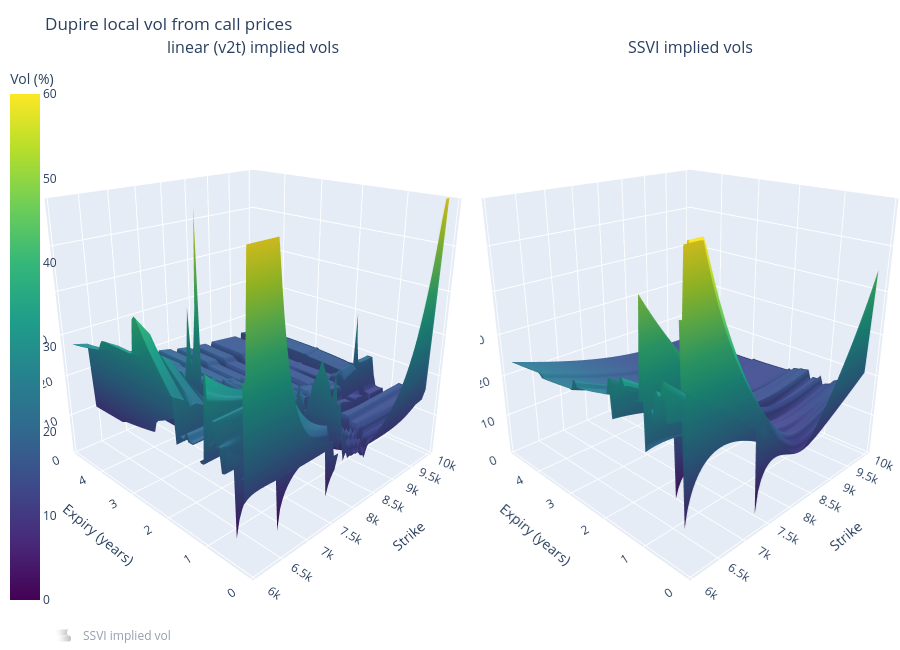

This figure's notebook cell:
### Markdown cell above
### 4.5 Local volatility surfaces and diagnostics

### Code cell
from matplotlib.colors import ListedColormap
import plotly.graph_objects as go
from plotly.subplots import make_subplots

# SSVI implied vol on the same grid, shown (on demand) under the local vol surfaces for comparison
iv_ssvi_grid = np.array([[iv_ssvi(T, K) for K in K_grid] for T in T_grid])


def plot_local_vol_surfaces(surfaces, title, z_max=0.6, show_implied=True, height=650):
    """
    Interactive 3D local vol surfaces (plotly), one per subplot : rotate, zoom, hover to read (K, T, vol).
    surfaces : {subplot title : local variance grid}. Invalid points are holes, values are capped at z_max.
    The SSVI implied vol surface can be switched on / off by clicking its legend entry.
    """
    n = len(surfaces)
    fig = make_subplots(rows=1, cols=n, specs=[[{"type": "scene"}] * n], subplot_titles=list(surfaces.keys()),
                        horizontal_spacing=0.02)
    for col, (name, local_var) in enumerate(surfaces.items(), start=1):
        local_vol = np.minimum(local_vol_from_var(local_var), z_max)
        fig.add_trace(go.Surface(x=K_grid, y=T_grid, z=100 * local_vol, name=f"local vol - {name}",
                                 colorscale="Viridis", cmin=0, cmax=100 * z_max, showscale=(col == 1),
                                 colorbar=dict(title="Vol (%)", x=-0.05),
                                 hovertemplate="K = %{x:.0f}<br>T = %{y:.2f}y<br>local vol = %{z:.2f}%<extra></extra>"),
                      row=1, col=col)
        if show_implied:
            fig.add_trace(go.Surface(x=K_grid, y=T_grid, z=100 * iv_ssvi_grid, name="SSVI implied vol",
                                     colorscale="Greys", showscale=False, opacity=0.5, showlegend=(col == 1),
                                     legendgroup="implied", visible="legendonly",
                                     hovertemplate="K = %{x:.0f}<br>T = %{y:.2f}y<br>implied vol = %{z:.2f}%<extra></extra>"),
                          row=1, col=col)
    fig.update_scenes(xaxis_title="Strike", yaxis_title="Expiry (years)", zaxis_title="Vol (%)",
                      zaxis_range=[0, 100 * z_max], camera_eye=dict(x=-1.6, y=-1.6, z=0.9))
    fig.update_layout(title=title, height=height, margin=dict(l=0, r=0, t=60, b=0),
                      legend=dict(orientation="h", y=-0.02))
    fig.show()


def plot_flags(flags, title, ax):
    """Map of the diagnostic flags on the (K, T) grid."""
    cmap = ListedColormap([flag_colors[f] for f in range(4)])
    ax.pcolormesh(K_grid, T_grid, flags, cmap=cmap, vmin=-0.5, vmax=3.5, shading='nearest')
    handles = [plt.Rectangle((0, 0), 1, 1, color=flag_colors[f]) for f in range(4)]
    ax.legend(handles, flag_labels.values(), loc="upper right", fontsize=8)
    ax.axvline(S0, color="white", linestyle=":")
    ax.set_xlabel("Strike"); ax.set_ylabel("Expiry (years)"); ax.set_title(title)


plot_local_vol_surfaces({"linear (v2t) implied vols": lvar_v2t, "SSVI implied vols": lvar_ssvi},
                        "Dupire local vol from call prices")

fig, axes = plt.subplots(1, 2, figsize=(15, 5))
plot_flags(flags_v2t, "Diagnostic - linear (v2t) implied vols", axes[0])
plot_flags(flags_ssvi, "Diagnostic - SSVI implied vols", axes[1])
plt.tight_layout(); plt.show()

pd.concat([diagnostics(raw_dupire["flag"].values, "raw quotes"),
           diagnostics(flags_v2t, "grid - v2t"),
           diagnostics(flags_ssvi, "grid - SSVI")], axis=1).round(1)

### Figure 1 — Plotly figure (JSON) as saved in the notebook; plotly's stock layout.template omitted (floating-point values rounded to 4 significant figures; data arrays with more than 128 entries replaced by an {"elided": "..."} marker saying what was removed)
{"data": [{"cmax": 60, "cmin": 0, "colorbar": {"title": {"text": "Vol (%)"}, "x": -0.05}, "colorscale": [[0, "#440154"], [0.1111, "#482878"], [0.2222, "#3e4989"], [0.3333, "#31688e"], [0.4444, "#26828e"], [0.5556, "#1f9e89"], [0.6667, "#35b779"], [0.7778, "#6ece58"], [0.8889, "#b5de2b"], [1, "#fde725"]], "hovertemplate": "K = %{x:.0f}<br>T = %{y:.2f}y<br>local vol = %{z:.2f}%<extra></extra>", "name": "local vol - linear (v2t) implied vols", "scene": "scene", "showscale": true, "type": "surface", "x": [6032.0, 6082.0, 6132.0, 6182.0, 6233.0, 6283.0, 6333.0, 6383.0, 6434.0, 6484.0, 6534.0, 6585.0, 6635.0, 6685.0, 6735.0, 6786.0, 6836.0, 6886.0, 6936.0, 6987.0, 7037.0, 7087.0, 7137.0, 7188.0, 7238.0, 7288.0, 7338.0, 7389.0, 7439.0, 7489.0, 7540.0, 7590.0, 7640.0, 7690.0, 7741.0, 7791.0, 7841.0, 7891.0, 7942.0, 7992.0, 8042.0, 8092.0, 8143.0, 8193.0, 8243.0, 8294.0, 8344.0, 8394.0, 8444.0, 8495.0, 8545.0, 8595.0, 8645.0, 8696.0, 8746.0, 8796.0, 8846.0, 8897.0, 8947.0, 8997.0, 9047.0, 9098.0, 9148.0, 9198.0, 9249.0, 9299.0, 9349.0, 9399.0, 9450.0, 9500.0, 9550.0, 9600.0, 9651.0, 9701.0, 9751.0, 9801.0, 9852.0, 9902.0, 9952.0, 10000.0, 10050.0], "y": [0.1, 0.1595, 0.219, 0.2785, 0.338, 0.3975, 0.457, 0.5165, 0.5759, 0.6354, 0.6949, 0.7544, 0.8139, 0.8734, 0.9329, 0.9924, 1.052, 1.111, 1.171, 1.23, 1.29, 1.349, 1.409, 1.468, 1.528, 1.587, 1.647, 1.706, 1.766, 1.825, 1.885, 1.944, 2.004, 2.063, 2.123, 2.182, 2.242, 2.301, 2.361, 2.42, 2.48, 2.539, 2.599, 2.658, 2.718, 2.777, 2.837, 2.896, 2.956, 3.015, 3.075, 3.134, 3.194, 3.253, 3.313, 3.372, 3.432, 3.491, 3.551, 3.61, 3.67, 3.729, 3.789, 3.848, 3.908, 3.967, 4.027, 4.086, 4.146, 4.205, 4.265, 4.324, 4.384, 4.443, 4.503, 4.562, 4.622, 4.681, 4.741, 4.8], "z": {"elided": "80x81 float values"}}, {"colorscale": [[0, "rgb(255,255,255)"], [0.125, "rgb(240,240,240)"], [0.25, "rgb(217,217,217)"], [0.375, "rgb(189,189,189)"], [0.5, "rgb(150,150,150)"], [0.625, "rgb(115,115,115)"], [0.75, "rgb(82,82,82)"], [0.875, "rgb(37,37,37)"], [1, "rgb(0,0,0)"]], "hovertemplate": "K = %{x:.0f}<br>T = %{y:.2f}y<br>implied vol = %{z:.2f}%<extra></extra>", "legendgroup": "implied", "name": "SSVI implied vol", "opacity": 0.5, "scene": "scene", "showlegend": true, "showscale": false, "type": "surface", "visible": "legendonly", "x": [6032.0, 6082.0, 6132.0, 6182.0, 6233.0, 6283.0, 6333.0, 6383.0, 6434.0, 6484.0, 6534.0, 6585.0, 6635.0, 6685.0, 6735.0, 6786.0, 6836.0, 6886.0, 6936.0, 6987.0, 7037.0, 7087.0, 7137.0, 7188.0, 7238.0, 7288.0, 7338.0, 7389.0, 7439.0, 7489.0, 7540.0, 7590.0, 7640.0, 7690.0, 7741.0, 7791.0, 7841.0, 7891.0, 7942.0, 7992.0, 8042.0, 8092.0, 8143.0, 8193.0, 8243.0, 8294.0, 8344.0, 8394.0, 8444.0, 8495.0, 8545.0, 8595.0, 8645.0, 8696.0, 8746.0, 8796.0, 8846.0, 8897.0, 8947.0, 8997.0, 9047.0, 9098.0, 9148.0, 9198.0, 9249.0, 9299.0, 9349.0, 9399.0, 9450.0, 9500.0, 9550.0, 9600.0, 9651.0, 9701.0, 9751.0, 9801.0, 9852.0, 9902.0, 9952.0, 10000.0, 10050.0], "y": [0.1, 0.1595, 0.219, 0.2785, 0.338, 0.3975, 0.457, 0.5165, 0.5759, 0.6354, 0.6949, 0.7544, 0.8139, 0.8734, 0.9329, 0.9924, 1.052, 1.111, 1.171, 1.23, 1.29, 1.349, 1.409, 1.468, 1.528, 1.587, 1.647, 1.706, 1.766, 1.825, 1.885, 1.944, 2.004, 2.063, 2.123, 2.182, 2.242, 2.301, 2.361, 2.42, 2.48, 2.539, 2.599, 2.658, 2.718, 2.777, 2.837, 2.896, 2.956, 3.015, 3.075, 3.134, 3.194, 3.253, 3.313, 3.372, 3.432, 3.491, 3.551, 3.61, 3.67, 3.729, 3.789, 3.848, 3.908, 3.967, 4.027, 4.086, 4.146, 4.205, 4.265, 4.324, 4.384, 4.443, 4.503, 4.562, 4.622, 4.681, 4.741, 4.8], "z": {"elided": "80x81 float values"}}, {"cmax": 60, "cmin": 0, "colorbar": {"title": {"text": "Vol (%)"}, "x": -0.05}, "colorscale": [[0, "#440154"], [0.1111, "#482878"], [0.2222, "#3e4989"], [0.3333, "#31688e"], [0.4444, "#26828e"], [0.5556, "#1f9e89"], [0.6667, "#35b779"], [0.7778, "#6ece58"], [0.8889, "#b5de2b"], [1, "#fde725"]], "hovertemplate": "K = %{x:.0f}<br>T = %{y:.2f}y<br>local vol = %{z:.2f}%<extra></extra>", "name": "local vol - SSVI implied vols", "scene": "scene2", "showscale": false, "type": "surface", "x": [6032.0, 6082.0, 6132.0, 6182.0, 6233.0, 6283.0, 6333.0, 6383.0, 6434.0, 6484.0, 6534.0, 6585.0, 6635.0, 6685.0, 6735.0, 6786.0, 6836.0, 6886.0, 6936.0, 6987.0, 7037.0, 7087.0, 7137.0, 7188.0, 7238.0, 7288.0, 7338.0, 7389.0, 7439.0, 7489.0, 7540.0, 7590.0, 7640.0, 7690.0, 7741.0, 7791.0, 7841.0, 7891.0, 7942.0, 7992.0, 8042.0, 8092.0, 8143.0, 8193.0, 8243.0, 8294.0, 8344.0, 8394.0, 8444.0, 8495.0, 8545.0, 8595.0, 8645.0, 8696.0, 8746.0, 8796.0, 8846.0, 8897.0, 8947.0, 8997.0, 9047.0, 9098.0, 9148.0, 9198.0, 9249.0, 9299.0, 9349.0, 9399.0, 9450.0, 9500.0, 9550.0, 9600.0, 9651.0, 9701.0, 9751.0, 9801.0, 9852.0, 9902.0, 9952.0, 10000.0, 10050.0], "y": [0.1, 0.1595, 0.219, 0.2785, 0.338, 0.3975, 0.457, 0.5165, 0.5759, 0.6354, 0.6949, 0.7544, 0.8139, 0.8734, 0.9329, 0.9924, 1.052, 1.111, 1.171, 1.23, 1.29, 1.349, 1.409, 1.468, 1.528, 1.587, 1.647, 1.706, 1.766, 1.825, 1.885, 1.944, 2.004, 2.063, 2.123, 2.182, 2.242, 2.301, 2.361, 2.42, 2.48, 2.539, 2.599, 2.658, 2.718, 2.777, 2.837, 2.896, 2.956, 3.015, 3.075, 3.134, 3.194, 3.253, 3.313, 3.372, 3.432, 3.491, 3.551, 3.61, 3.67, 3.729, 3.789, 3.848, 3.908, 3.967, 4.027, 4.086, 4.146, 4.205, 4.265, 4.324, 4.384, 4.443, 4.503, 4.562, 4.622, 4.681, 4.741, 4.8], "z": {"elided": "80x81 float values"}}, {"colorscale": [[0, "rgb(255,255,255)"], [0.125, "rgb(240,240,240)"], [0.25, "rgb(217,217,217)"], [0.375, "rgb(189,189,189)"], [0.5, "rgb(150,150,150)"], [0.625, "rgb(115,115,115)"], [0.75, "rgb(82,82,82)"], [0.875, "rgb(37,37,37)"], [1, "rgb(0,0,0)"]], "hovertemplate": "K = %{x:.0f}<br>T = %{y:.2f}y<br>implied vol = %{z:.2f}%<extra></extra>", "legendgroup": "implied", "name": "SSVI implied vol", "opacity": 0.5, "scene": "scene2", "showlegend": false, "showscale": false, "type": "surface", "visible": "legendonly", "x": [6032.0, 6082.0, 6132.0, 6182.0, 6233.0, 6283.0, 6333.0, 6383.0, 6434.0, 6484.0, 6534.0, 6585.0, 6635.0, 6685.0, 6735.0, 6786.0, 6836.0, 6886.0, 6936.0, 6987.0, 7037.0, 7087.0, 7137.0, 7188.0, 7238.0, 7288.0, 7338.0, 7389.0, 7439.0, 7489.0, 7540.0, 7590.0, 7640.0, 7690.0, 7741.0, 7791.0, 7841.0, 7891.0, 7942.0, 7992.0, 8042.0, 8092.0, 8143.0, 8193.0, 8243.0, 8294.0, 8344.0, 8394.0, 8444.0, 8495.0, 8545.0, 8595.0, 8645.0, 8696.0, 8746.0, 8796.0, 8846.0, 8897.0, 8947.0, 8997.0, 9047.0, 9098.0, 9148.0, 9198.0, 9249.0, 9299.0, 9349.0, 9399.0, 9450.0, 9500.0, 9550.0, 9600.0, 9651.0, 9701.0, 9751.0, 9801.0, 9852.0, 9902.0, 9952.0, 10000.0, 10050.0], "y": [0.1, 0.1595, 0.219, 0.2785, 0.338, 0.3975, 0.457, 0.5165, 0.5759, 0.6354, 0.6949, 0.7544, 0.8139, 0.8734, 0.9329, 0.9924, 1.052, 1.111, 1.171, 1.23, 1.29, 1.349, 1.409, 1.468, 1.528, 1.587, 1.647, 1.706, 1.766, 1.825, 1.885, 1.944, 2.004, 2.063, 2.123, 2.182, 2.242, 2.301, 2.361, 2.42, 2.48, 2.539, 2.599, 2.658, 2.718, 2.777, 2.837, 2.896, 2.956, 3.015, 3.075, 3.134, 3.194, 3.253, 3.313, 3.372, 3.432, 3.491, 3.551, 3.61, 3.67, 3.729, 3.789, 3.848, 3.908, 3.967, 4.027, 4.086, 4.146, 4.205, 4.265, 4.324, 4.384, 4.443, 4.503, 4.562, 4.622, 4.681, 4.741, 4.8], "z": {"elided": "80x81 float values"}}], "layout": {"annotations": [{"font": {"size": 16}, "showarrow": false, "text": "linear (v2t) implied vols", "x": 0.245, "xanchor": "center", "xref": "paper", "y": 1, "yanchor": "bottom", "yref": "paper"}, {"font": {"size": 16}, "showarrow": false, "text": "SSVI implied vols", "x": 0.755, "xanchor": "center", "xref": "paper", "y": 1, "yanchor": "bottom", "yref": "paper"}], "height": 650, "legend": {"orientation": "h", "y": -0.02}, "margin": {"b": 0, "l": 0, "r": 0, "t": 60}, "scene": {"camera": {"eye": {"x": -1.6, "y": -1.6, "z": 0.9}}, "domain": {"x": [0, 0.49], "y": [0, 1]}, "xaxis": {"title": {"text": "Strike"}}, "yaxis": {"title": {"text": "Expiry (years)"}}, "zaxis": {"range": [0, 60], "title": {"text": "Vol (%)"}}}, "scene2": {"camera": {"eye": {"x": -1.6, "y": -1.6, "z": 0.9}}, "domain": {"x": [0.51, 1], "y": [0, 1]}, "xaxis": {"title": {"text": "Strike"}}, "yaxis": {"title": {"text": "Expiry (years)"}}, "zaxis": {"range": [0, 60], "title": {"text": "Vol (%)"}}}, "title": {"text": "Dupire local vol from call prices"}}}
